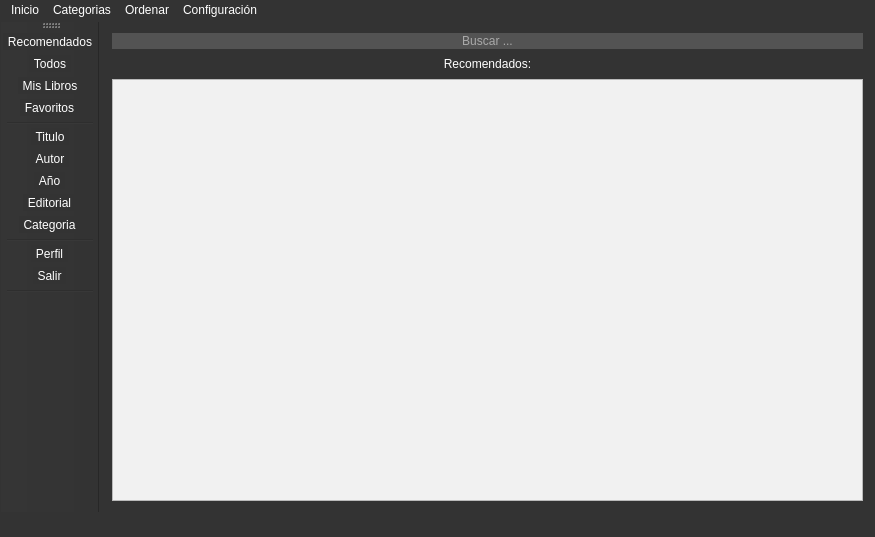
<?xml version="1.0" encoding="UTF-8"?>
<ui version="4.0">
 <class>MainWindow</class>
 <widget class="QMainWindow" name="MainWindow">
  <property name="geometry">
   <rect>
    <x>0</x>
    <y>0</y>
    <width>813</width>
    <height>537</height>
   </rect>
  </property>
  <property name="palette">
   <palette>
    <active>
     <colorrole role="WindowText">
      <brush brushstyle="SolidPattern">
       <color alpha="255">
        <red>255</red>
        <green>255</green>
        <blue>255</blue>
       </color>
      </brush>
     </colorrole>
     <colorrole role="Button">
      <brush brushstyle="SolidPattern">
       <color alpha="255">
        <red>51</red>
        <green>51</green>
        <blue>51</blue>
       </color>
      </brush>
     </colorrole>
     <colorrole role="Text">
      <brush brushstyle="SolidPattern">
       <color alpha="255">
        <red>255</red>
        <green>255</green>
        <blue>255</blue>
       </color>
      </brush>
     </colorrole>
     <colorrole role="ButtonText">
      <brush brushstyle="SolidPattern">
       <color alpha="255">
        <red>255</red>
        <green>255</green>
        <blue>255</blue>
       </color>
      </brush>
     </colorrole>
     <colorrole role="Base">
      <brush brushstyle="SolidPattern">
       <color alpha="255">
        <red>51</red>
        <green>51</green>
        <blue>51</blue>
       </color>
      </brush>
     </colorrole>
     <colorrole role="Window">
      <brush brushstyle="SolidPattern">
       <color alpha="255">
        <red>51</red>
        <green>51</green>
        <blue>51</blue>
       </color>
      </brush>
     </colorrole>
     <colorrole role="Highlight">
      <brush brushstyle="SolidPattern">
       <color alpha="102">
        <red>170</red>
        <green>170</green>
        <blue>170</blue>
       </color>
      </brush>
     </colorrole>
    </active>
    <inactive>
     <colorrole role="WindowText">
      <brush brushstyle="SolidPattern">
       <color alpha="255">
        <red>255</red>
        <green>255</green>
        <blue>255</blue>
       </color>
      </brush>
     </colorrole>
     <colorrole role="Button">
      <brush brushstyle="SolidPattern">
       <color alpha="255">
        <red>51</red>
        <green>51</green>
        <blue>51</blue>
       </color>
      </brush>
     </colorrole>
     <colorrole role="Text">
      <brush brushstyle="SolidPattern">
       <color alpha="255">
        <red>255</red>
        <green>255</green>
        <blue>255</blue>
       </color>
      </brush>
     </colorrole>
     <colorrole role="ButtonText">
      <brush brushstyle="SolidPattern">
       <color alpha="255">
        <red>255</red>
        <green>255</green>
        <blue>255</blue>
       </color>
      </brush>
     </colorrole>
     <colorrole role="Base">
      <brush brushstyle="SolidPattern">
       <color alpha="255">
        <red>51</red>
        <green>51</green>
        <blue>51</blue>
       </color>
      </brush>
     </colorrole>
     <colorrole role="Window">
      <brush brushstyle="SolidPattern">
       <color alpha="255">
        <red>51</red>
        <green>51</green>
        <blue>51</blue>
       </color>
      </brush>
     </colorrole>
     <colorrole role="Highlight">
      <brush brushstyle="SolidPattern">
       <color alpha="102">
        <red>170</red>
        <green>170</green>
        <blue>170</blue>
       </color>
      </brush>
     </colorrole>
    </inactive>
    <disabled>
     <colorrole role="WindowText">
      <brush brushstyle="SolidPattern">
       <color alpha="255">
        <red>255</red>
        <green>255</green>
        <blue>255</blue>
       </color>
      </brush>
     </colorrole>
     <colorrole role="Button">
      <brush brushstyle="SolidPattern">
       <color alpha="255">
        <red>51</red>
        <green>51</green>
        <blue>51</blue>
       </color>
      </brush>
     </colorrole>
     <colorrole role="Text">
      <brush brushstyle="SolidPattern">
       <color alpha="255">
        <red>255</red>
        <green>255</green>
        <blue>255</blue>
       </color>
      </brush>
     </colorrole>
     <colorrole role="ButtonText">
      <brush brushstyle="SolidPattern">
       <color alpha="255">
        <red>255</red>
        <green>255</green>
        <blue>255</blue>
       </color>
      </brush>
     </colorrole>
     <colorrole role="Base">
      <brush brushstyle="SolidPattern">
       <color alpha="255">
        <red>51</red>
        <green>51</green>
        <blue>51</blue>
       </color>
      </brush>
     </colorrole>
     <colorrole role="Window">
      <brush brushstyle="SolidPattern">
       <color alpha="255">
        <red>51</red>
        <green>51</green>
        <blue>51</blue>
       </color>
      </brush>
     </colorrole>
     <colorrole role="Highlight">
      <brush brushstyle="SolidPattern">
       <color alpha="102">
        <red>0</red>
        <green>0</green>
        <blue>0</blue>
       </color>
      </brush>
     </colorrole>
    </disabled>
   </palette>
  </property>
  <property name="windowTitle">
   <string>Mi Libreria</string>
  </property>
  <property name="styleSheet">
   <string notr="true">background-color: #333;
color: white;
margin:1px;</string>
  </property>
  <widget class="QWidget" name="centralWidget">
   <layout class="QGridLayout" name="gridLayout">
    <item row="0" column="0">
     <layout class="QVBoxLayout" name="verticalLayout">
      <item>
       <widget class="QLineEdit" name="buscarInput">
        <property name="styleSheet">
         <string notr="true">background-color: #535353;
border-radius: 12px;</string>
        </property>
        <property name="alignment">
         <set>Qt::AlignCenter</set>
        </property>
        <property name="placeholderText">
         <string>Buscar ...</string>
        </property>
       </widget>
      </item>
      <item>
       <widget class="QLabel" name="resTitulo">
        <property name="text">
         <string>Recomendados:</string>
        </property>
        <property name="alignment">
         <set>Qt::AlignCenter</set>
        </property>
       </widget>
      </item>
      <item>
       <widget class="QListWidget" name="listLibrosWidget">
        <property name="minimumSize">
         <size>
          <width>753</width>
          <height>135</height>
         </size>
        </property>
        <property name="baseSize">
         <size>
          <width>753</width>
          <height>135</height>
         </size>
        </property>
        <property name="styleSheet">
         <string notr="true">color:white;
background-color:#f1f1f1;</string>
        </property>
        <property name="horizontalScrollBarPolicy">
         <enum>Qt::ScrollBarAsNeeded</enum>
        </property>
        <property name="sizeAdjustPolicy">
         <enum>QAbstractScrollArea::AdjustToContents</enum>
        </property>
        <property name="iconSize">
         <size>
          <width>0</width>
          <height>143</height>
         </size>
        </property>
        <property name="resizeMode">
         <enum>QListView::Adjust</enum>
        </property>
        <property name="gridSize">
         <size>
          <width>933</width>
          <height>135</height>
         </size>
        </property>
        <property name="viewMode">
         <enum>QListView::ListMode</enum>
        </property>
        <property name="uniformItemSizes">
         <bool>true</bool>
        </property>
        <property name="batchSize">
         <number>143</number>
        </property>
        <property name="wordWrap">
         <bool>true</bool>
        </property>
       </widget>
      </item>
     </layout>
    </item>
   </layout>
  </widget>
  <widget class="QMenuBar" name="menuBar">
   <property name="geometry">
    <rect>
     <x>0</x>
     <y>0</y>
     <width>813</width>
     <height>22</height>
    </rect>
   </property>
   <widget class="QMenu" name="menuInicio">
    <property name="title">
     <string>Inicio</string>
    </property>
    <addaction name="separator"/>
    <addaction name="actionRecomendados"/>
    <addaction name="actionTodos"/>
    <addaction name="actionMis_Libros"/>
    <addaction name="actionFavoritos"/>
    <addaction name="actionPerfil"/>
    <addaction name="separator"/>
    <addaction name="actionSalir"/>
   </widget>
   <widget class="QMenu" name="menuCategorias">
    <property name="title">
     <string>Categorias</string>
    </property>
    <addaction name="actionAntolog_a"/>
    <addaction name="actionBiograf_a"/>
    <addaction name="actionDrama"/>
    <addaction name="actionExpositivo"/>
    <addaction name="actionEpistolar"/>
    <addaction name="actionNarrativa"/>
    <addaction name="actionObra_gr_fica"/>
    <addaction name="actionPoes_a"/>
    <addaction name="actionReferencia"/>
    <addaction name="actionCl_sico"/>
   </widget>
   <widget class="QMenu" name="menuConfiguraci_n">
    <property name="title">
     <string>Configuración</string>
    </property>
    <addaction name="actionCargar_Usuarios"/>
    <addaction name="separator"/>
    <addaction name="actionAcerca_De"/>
   </widget>
   <widget class="QMenu" name="menuOrdenar">
    <property name="title">
     <string>Ordenar</string>
    </property>
    <addaction name="actionOrderTitulo"/>
    <addaction name="actionOrderAutor"/>
    <addaction name="actionOrderAnio"/>
    <addaction name="actionOrderEditorial"/>
    <addaction name="actionOrderCategoria"/>
   </widget>
   <addaction name="menuInicio"/>
   <addaction name="menuCategorias"/>
   <addaction name="menuOrdenar"/>
   <addaction name="menuConfiguraci_n"/>
  </widget>
  <widget class="QToolBar" name="mainToolBar">
   <attribute name="toolBarArea">
    <enum>LeftToolBarArea</enum>
   </attribute>
   <attribute name="toolBarBreak">
    <bool>true</bool>
   </attribute>
   <addaction name="actionRecomendados"/>
   <addaction name="actionTodos"/>
   <addaction name="actionMis_Libros"/>
   <addaction name="actionFavoritos"/>
   <addaction name="separator"/>
   <addaction name="actionOrderTitulo"/>
   <addaction name="actionOrderAutor"/>
   <addaction name="actionOrderAnio"/>
   <addaction name="actionOrderEditorial"/>
   <addaction name="actionOrderCategoria"/>
   <addaction name="separator"/>
   <addaction name="actionPerfil"/>
   <addaction name="actionSalir"/>
   <addaction name="separator"/>
  </widget>
  <widget class="QStatusBar" name="statusBar"/>
  <action name="actionFavoritos">
   <property name="icon">
    <iconset resource="assets.qrc">
     <normaloff>:/images/img/fav.png</normaloff>:/images/img/fav.png</iconset>
   </property>
   <property name="text">
    <string>Favoritos</string>
   </property>
   <property name="shortcut">
    <string>Ctrl+F</string>
   </property>
  </action>
  <action name="actionPerfil">
   <property name="icon">
    <iconset resource="assets.qrc">
     <normaloff>:/images/img/perfil.png</normaloff>:/images/img/perfil.png</iconset>
   </property>
   <property name="text">
    <string>Perfil</string>
   </property>
   <property name="shortcut">
    <string>Ctrl+P</string>
   </property>
  </action>
  <action name="actionSalir">
   <property name="icon">
    <iconset resource="assets.qrc">
     <normaloff>:/images/img/salir.png</normaloff>:/images/img/salir.png</iconset>
   </property>
   <property name="text">
    <string>Salir</string>
   </property>
   <property name="shortcut">
    <string>Ctrl+Q</string>
   </property>
  </action>
  <action name="actionTodos">
   <property name="icon">
    <iconset resource="assets.qrc">
     <normaloff>:/images/img/todoslibros.png</normaloff>:/images/img/todoslibros.png</iconset>
   </property>
   <property name="text">
    <string>Todos</string>
   </property>
   <property name="shortcut">
    <string>Ctrl+T</string>
   </property>
  </action>
  <action name="actionMis_Libros">
   <property name="icon">
    <iconset resource="assets.qrc">
     <normaloff>:/images/img/mislibros.png</normaloff>:/images/img/mislibros.png</iconset>
   </property>
   <property name="text">
    <string>Mis Libros</string>
   </property>
   <property name="shortcut">
    <string>Ctrl+M</string>
   </property>
  </action>
  <action name="actionAntolog_a">
   <property name="icon">
    <iconset resource="assets.qrc">
     <normaloff>:/images/img/whitebook.png</normaloff>:/images/img/whitebook.png</iconset>
   </property>
   <property name="text">
    <string>Antología</string>
   </property>
  </action>
  <action name="actionBiograf_a">
   <property name="icon">
    <iconset resource="assets.qrc">
     <normaloff>:/images/img/greybook.png</normaloff>:/images/img/greybook.png</iconset>
   </property>
   <property name="text">
    <string>Biografía</string>
   </property>
  </action>
  <action name="actionDrama">
   <property name="icon">
    <iconset resource="assets.qrc">
     <normaloff>:/images/img/whitebook.png</normaloff>:/images/img/whitebook.png</iconset>
   </property>
   <property name="text">
    <string>Drama</string>
   </property>
  </action>
  <action name="actionExpositivo">
   <property name="icon">
    <iconset resource="assets.qrc">
     <normaloff>:/images/img/greybook.png</normaloff>:/images/img/greybook.png</iconset>
   </property>
   <property name="text">
    <string>Expositivo</string>
   </property>
  </action>
  <action name="actionEpistolar">
   <property name="icon">
    <iconset resource="assets.qrc">
     <normaloff>:/images/img/whitebook.png</normaloff>:/images/img/whitebook.png</iconset>
   </property>
   <property name="text">
    <string>Epistolar</string>
   </property>
  </action>
  <action name="actionNarrativa">
   <property name="icon">
    <iconset resource="assets.qrc">
     <normaloff>:/images/img/greybook.png</normaloff>:/images/img/greybook.png</iconset>
   </property>
   <property name="text">
    <string>Narrativa</string>
   </property>
  </action>
  <action name="actionObra_gr_fica">
   <property name="icon">
    <iconset resource="assets.qrc">
     <normaloff>:/images/img/whitebook.png</normaloff>:/images/img/whitebook.png</iconset>
   </property>
   <property name="text">
    <string>Obra Gráfica</string>
   </property>
  </action>
  <action name="actionPoes_a">
   <property name="icon">
    <iconset resource="assets.qrc">
     <normaloff>:/images/img/greybook.png</normaloff>:/images/img/greybook.png</iconset>
   </property>
   <property name="text">
    <string>Poesía</string>
   </property>
  </action>
  <action name="actionReferencia">
   <property name="icon">
    <iconset resource="assets.qrc">
     <normaloff>:/images/img/whitebook.png</normaloff>:/images/img/whitebook.png</iconset>
   </property>
   <property name="text">
    <string>Referencia</string>
   </property>
  </action>
  <action name="actionCl_sico">
   <property name="icon">
    <iconset resource="assets.qrc">
     <normaloff>:/images/img/greybook.png</normaloff>:/images/img/greybook.png</iconset>
   </property>
   <property name="text">
    <string>Clásico</string>
   </property>
  </action>
  <action name="actionCargar_Usuarios">
   <property name="text">
    <string>Cargar Usuarios</string>
   </property>
  </action>
  <action name="actionAcerca_De">
   <property name="text">
    <string>Acerca De</string>
   </property>
   <property name="shortcut">
    <string>F1</string>
   </property>
  </action>
  <action name="actionOrderTitulo">
   <property name="checkable">
    <bool>true</bool>
   </property>
   <property name="icon">
    <iconset resource="assets.qrc">
     <normaloff>:/images/img/titulo.jpg</normaloff>:/images/img/titulo.jpg</iconset>
   </property>
   <property name="text">
    <string>Titulo</string>
   </property>
  </action>
  <action name="actionOrderAutor">
   <property name="checkable">
    <bool>true</bool>
   </property>
   <property name="icon">
    <iconset resource="assets.qrc">
     <normaloff>:/images/img/autor.jpg</normaloff>:/images/img/autor.jpg</iconset>
   </property>
   <property name="text">
    <string>Autor</string>
   </property>
  </action>
  <action name="actionOrderAnio">
   <property name="checkable">
    <bool>true</bool>
   </property>
   <property name="icon">
    <iconset resource="assets.qrc">
     <normaloff>:/images/img/year.jpg</normaloff>:/images/img/year.jpg</iconset>
   </property>
   <property name="text">
    <string>Año</string>
   </property>
  </action>
  <action name="actionOrderEditorial">
   <property name="checkable">
    <bool>true</bool>
   </property>
   <property name="icon">
    <iconset resource="assets.qrc">
     <normaloff>:/images/img/editorial.jpg</normaloff>:/images/img/editorial.jpg</iconset>
   </property>
   <property name="text">
    <string>Editorial</string>
   </property>
  </action>
  <action name="actionOrderCategoria">
   <property name="checkable">
    <bool>true</bool>
   </property>
   <property name="icon">
    <iconset resource="assets.qrc">
     <normaloff>:/images/img/categoria.jpg</normaloff>:/images/img/categoria.jpg</iconset>
   </property>
   <property name="text">
    <string>Categoria</string>
   </property>
  </action>
  <action name="actionRecomendados">
   <property name="icon">
    <iconset resource="assets.qrc">
     <normaloff>:/images/img/recomendados.png</normaloff>:/images/img/recomendados.png</iconset>
   </property>
   <property name="text">
    <string>Recomendados</string>
   </property>
  </action>
 </widget>
 <layoutdefault spacing="6" margin="11"/>
 <resources>
  <include location="assets.qrc"/>
 </resources>
 <connections/>
</ui>
